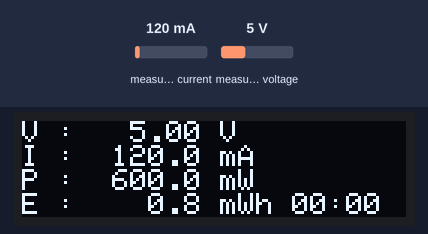
Recording of a sketch running on a simulated ESP8266 (NodeMCU). Shown: 128×32 one-colour display. Inputs (shaded band) come from the test bench; at power-on: measured current 120 mA, measured voltage 5 V. WiFi joins after 1.5 s; servers stay silent unless stated; uploads are accepted with an empty reply; what the sketch prints to the serial monitor is not drawn.

Above: at 5.6 s.
5.7 s: measured current set to 500 mA
At 10.7 s:
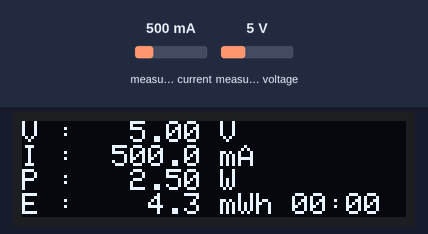
11.5 s: measured voltage set to 0.3 V
At 15.7 s:
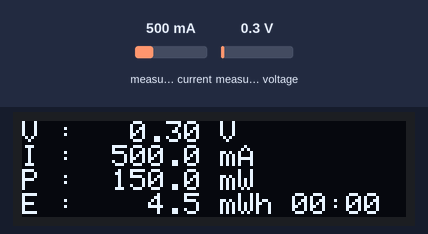
16.5 s: measured current set to 40 mA
At 20.7 s:
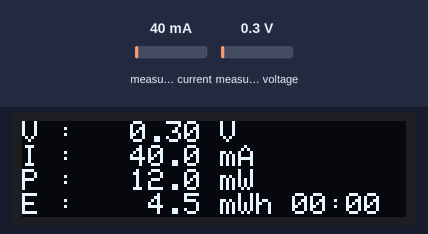
21.5 s: measured voltage set to 3.8 V
At 25.7 s:
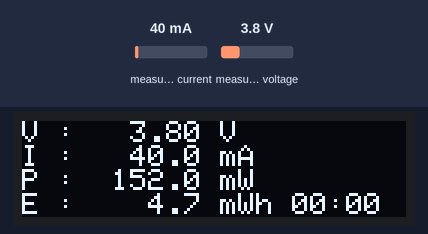
Timing chart, 0 to 27.2 s (numbered marks = the images above; inputs shaded):
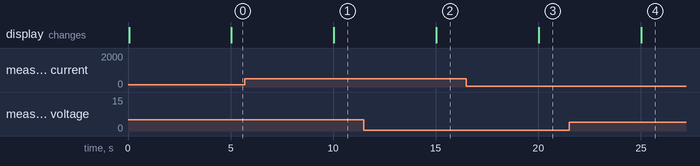

Measured:
- after the input at 5.7 s, the display: changes after 4.3 s (image 1)
- after the input at 11.5 s, the display: changes after 3.5 s (image 2)
- after the input at 16.5 s, the display: changes after 3.5 s (image 3)
- after the input at 21.5 s, the display: changes after 3.5 s (image 4)

The sketch:

buckpow_ina219_oled.ino
```cpp
// (licence header left out)
#include <Arduino.h>

#if defined(ESP32)
  #include <WiFi.h>
  #include <HTTPClient.h>
  #include <WiFiClientSecure.h>
#elif defined(ESP8266)
  #include <ESP8266WiFi.h>
  #include <ESP8266HTTPClient.h>
  #include <WiFiClient.h>
  #include <WiFiClientSecure.h>
#endif

#include <Wire.h>
#include <Adafruit_INA219.h>
#include <Adafruit_GFX.h>
#include <Adafruit_SSD1306.h>
#include <ArduinoJson.h>

// ── Firmware Version ──
#define FW_VERSION "1.2.0"

// ── WiFi Configuration ──
const char* WIFI_SSID     = "your-ssid";
const char* WIFI_PASSWORD = "your-password";

// ── BuckPow API Configuration ──
const char* API_BASE   = "http://192.168.100.16:8000";
const char* API_PATH   = "/api/v1/measurements";
const char* NODE_ID  = "esp32-ina219-oled";
const char* API_KEY    = "";
const bool  USE_HTTPS  = false;  // set true for HTTPS

// ── Timing ──
const unsigned long INTERVAL_MS  = 5000;
const unsigned long WIFI_TIMEOUT = 30000;
const unsigned long RETRY_MS     = 10000;

// ── OLED Configuration ──
#define SCREEN_WIDTH  128
#define SCREEN_HEIGHT 32
#define OLED_RESET    -1
#define OLED_ADDR     0x3C

// ── Globals ──
Adafruit_INA219 ina219;
Adafruit_SSD1306 display(SCREEN_WIDTH, SCREEN_HEIGHT, &Wire, OLED_RESET);

unsigned long lastSend    = 0;
unsigned long lastWifiTry = 0;
unsigned long lastApiFail = 0;
bool ipReported           = false;

float energyWh       = 0.0;
unsigned long startTime = 0;

String maskKey(const char* key) {
  int len = strlen(key);
  if (len <= 8) return String(key);
  String out = String(key).substring(0, 4) + "****" + String(key).substring(len - 4);
  return out;
}

void updateDisplay(float voltage, float current, float power) {
  display.clearDisplay();
  display.setTextSize(1);
  display.setTextColor(SSD1306_WHITE);
  display.setCursor(0, 0);

  char buf[24];

  // Line 0: Voltage
  snprintf(buf, sizeof(buf), "V : %6.2f V", voltage);
  display.println(buf);

  // Line 1: Current
  snprintf(buf, sizeof(buf), "I : %6.1f mA", current);
  display.println(buf);

  // Line 2: Power (auto mW / W)
  if (power >= 1000.0) {
    snprintf(buf, sizeof(buf), "P : %6.2f W", power / 1000.0);
  } else {
    snprintf(buf, sizeof(buf), "P : %6.1f mW", power);
  }
  display.println(buf);

  // Line 3: Energy + Uptime (auto mWh / Wh)
  unsigned long elapsed = (millis() - startTime) / 1000;
  unsigned long hours   = elapsed / 3600;
  unsigned long minutes = (elapsed % 3600) / 60;

  if (energyWh >= 1.0) {
    snprintf(buf, sizeof(buf), "E : %6.2f Wh %02lu:%02lu", energyWh, hours, minutes);
  } else {
    snprintf(buf, sizeof(buf), "E : %6.1f mWh %02lu:%02lu", energyWh * 1000.0, hours, minutes);
  }
  display.println(buf);

  display.display();
}

bool connectWiFi() {
  if (WiFi.status() == WL_CONNECTED) return true;
  Serial.print("Connecting to WiFi");
  display.clearDisplay();
  display.setTextSize(1);
  display.setTextColor(SSD1306_WHITE);
  display.setCursor(0, 0);
  display.println("WiFi connecting...");
  display.display();

  WiFi.begin(WIFI_SSID, WIFI_PASSWORD);
  unsigned long start = millis();
  while (WiFi.status() != WL_CONNECTED) {
    if (millis() - start > WIFI_TIMEOUT) {
      Serial.println(" timeout");
      display.clearDisplay();
      display.setTextSize(1);
      display.setTextColor(SSD1306_WHITE);
      display.setCursor(0, 0);
      display.println("WiFi timeout!");
      display.println("Running offline.");
      display.display();
      return false;
    }
    delay(500);
    Serial.print(".");
  }
  Serial.println(" connected");
  Serial.print("IP: ");
  Serial.println(WiFi.localIP().toString());
  return true;
}

void sendLocalIp() {
  if (WiFi.status() != WL_CONNECTED || ipReported) return;

  StaticJsonDocument<160> doc;
  doc["device_id"] = NODE_ID;
  doc["local_ip"] = WiFi.localIP().toString();

  String url = String(API_BASE) + "/api/v1/devices/local-ip";
  String payload;
  serializeJson(doc, payload);

  HTTPClient http;
  if (USE_HTTPS) {
    WiFiClientSecure secureClient;
    secureClient.setInsecure();
    if (!http.begin(secureClient, url)) return;
  } else {
    WiFiClient plainClient;
    if (!http.begin(plainClient, url)) return;
  }
  http.addHeader("Content-Type", "application/json");
  if (API_KEY[0] != '\0') {
    http.addHeader("Authorization", "Bearer " + String(API_KEY));
  }
  int code = http.sendRequest("PATCH", payload);
  http.end();

  if (code == 200) {
    Serial.print("Local IP reported: ");
    Serial.println(WiFi.localIP().toString());
    ipReported = true;
  }
}

bool sendReading(float busVoltage, float shuntVoltage, float current, float power) {
  if (WiFi.status() != WL_CONNECTED) return false;
  if (millis() - lastApiFail < RETRY_MS) return false;

  StaticJsonDocument<128> doc;
  doc["device_id"]       = NODE_ID;
  doc["firmware_version"] = FW_VERSION;
  doc["bus_voltage"]     = busVoltage;
  doc["shunt_voltage"]   = shuntVoltage;
  doc["current"]         = current;
  doc["power"]           = power;

  // Build the full API endpoint URL
  String url = String(API_BASE) + API_PATH;

  // Serialize the JSON document into a String payload
  String payload;
  serializeJson(doc, payload);

  // Select client based on protocol
  HTTPClient http;

  if (USE_HTTPS) {
    WiFiClientSecure secureClient;
    secureClient.setInsecure();  // skip certificate verification
    if (!http.begin(secureClient, url)) {
      Serial.println("HTTP begin failed");
      lastApiFail = millis();
      return false;
    }
  } else {
    WiFiClient plainClient;
    if (!http.begin(plainClient, url)) {
      Serial.println("HTTP begin failed");
      lastApiFail = millis();
      return false;
    }
  }

  // Set request headers: JSON content type and optional Bearer token auth
  http.addHeader("Content-Type", "application/json");
  if (API_KEY[0] != '\0') {
    http.addHeader("Authorization", "Bearer " + String(API_KEY));
  }

  // Send the POST request with the serialized JSON payload
  int code = http.POST(payload);

  // Free HTTP resources immediately after request completes
  http.end();

  // 201 Created = success
  if (code == 201) {
    Serial.print("OK id=");
    Serial.println(NODE_ID);
    ipReported = true;
    return true;
  }

  // Log non-201 responses (e.g. 400, 401, 500) or connection errors
  if (code > 0) {
    Serial.print("HTTP ");
    Serial.println(code);
  } else {
    Serial.println("API unreachable");
  }

  // Back off before retrying to avoid spamming a down server
  lastApiFail = millis();
  return false;
}

void setup() {
  Serial.begin(115200);
  Serial.println("\n\nBuckPow INA219 + OLED Firmware v" FW_VERSION);
  Serial.print("Host: ");
  Serial.println(API_BASE);
  Serial.print("Proto: ");
  Serial.println(USE_HTTPS ? "HTTPS" : "HTTP");
  Serial.print("Key:   ");
  Serial.println(maskKey(API_KEY));

  Wire.begin();

  // INA219
  if (!ina219.begin()) {
    Serial.println("ERROR: INA219 not found. Check wiring.");
    while (1) delay(100);
  }
  ina219.setCalibration_32V_2A();
  Serial.println("INA219 detected");

  // OLED
  if (!display.begin(SSD1306_SWITCHCAPVCC, OLED_ADDR)) {
    Serial.println("ERROR: SSD1306 OLED not found. Check wiring.");
    while (1) delay(100);
  }
  display.clearDisplay();
  display.setTextSize(1);
  display.setTextColor(SSD1306_WHITE);
  display.setCursor(0, 0);
  display.println("BuckPow v" FW_VERSION);
  display.println("INA219 + OLED");
  display.println("Initializing...");
  display.display();
  Serial.println("SSD1306 OLED detected");

  startTime = millis();
  connectWiFi();
}

void loop() {
  unsigned long now = millis();

  if (WiFi.status() != WL_CONNECTED && now - lastWifiTry >= WIFI_TIMEOUT) {
    lastWifiTry = now;
    connectWiFi();
  }
  if (WiFi.status() != WL_CONNECTED) {
    // Still update display with last readings while offline
    return;
  }

  if (now - lastSend < INTERVAL_MS) return;
  lastSend = now;

  float busV       = ina219.getBusVoltage_V();
  float shuntV     = ina219.getShuntVoltage_mV();
  float current_mA = ina219.getCurrent_mA();
  float power_mW   = ina219.getPower_mW();

  // Accumulate energy: Wh = mW * ms / 3600000000
  energyWh += power_mW * INTERVAL_MS / 3600000000.0;

  updateDisplay(busV, current_mA, power_mW);
  sendLocalIp();
  sendReading(busV, shuntV, current_mA, power_mW);
}
```
